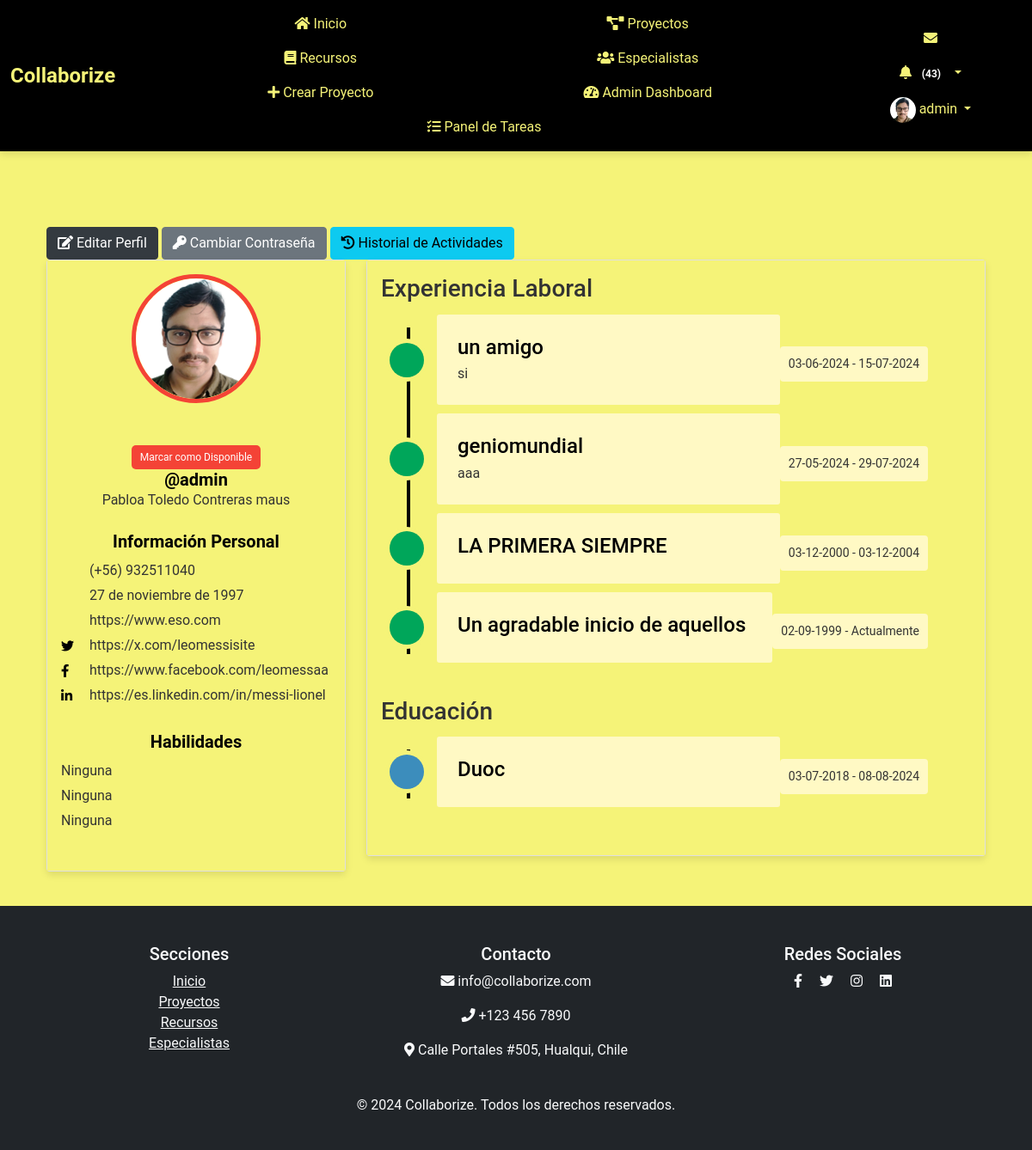
Page /perfil/2/ (signed in) on the earlier database version.
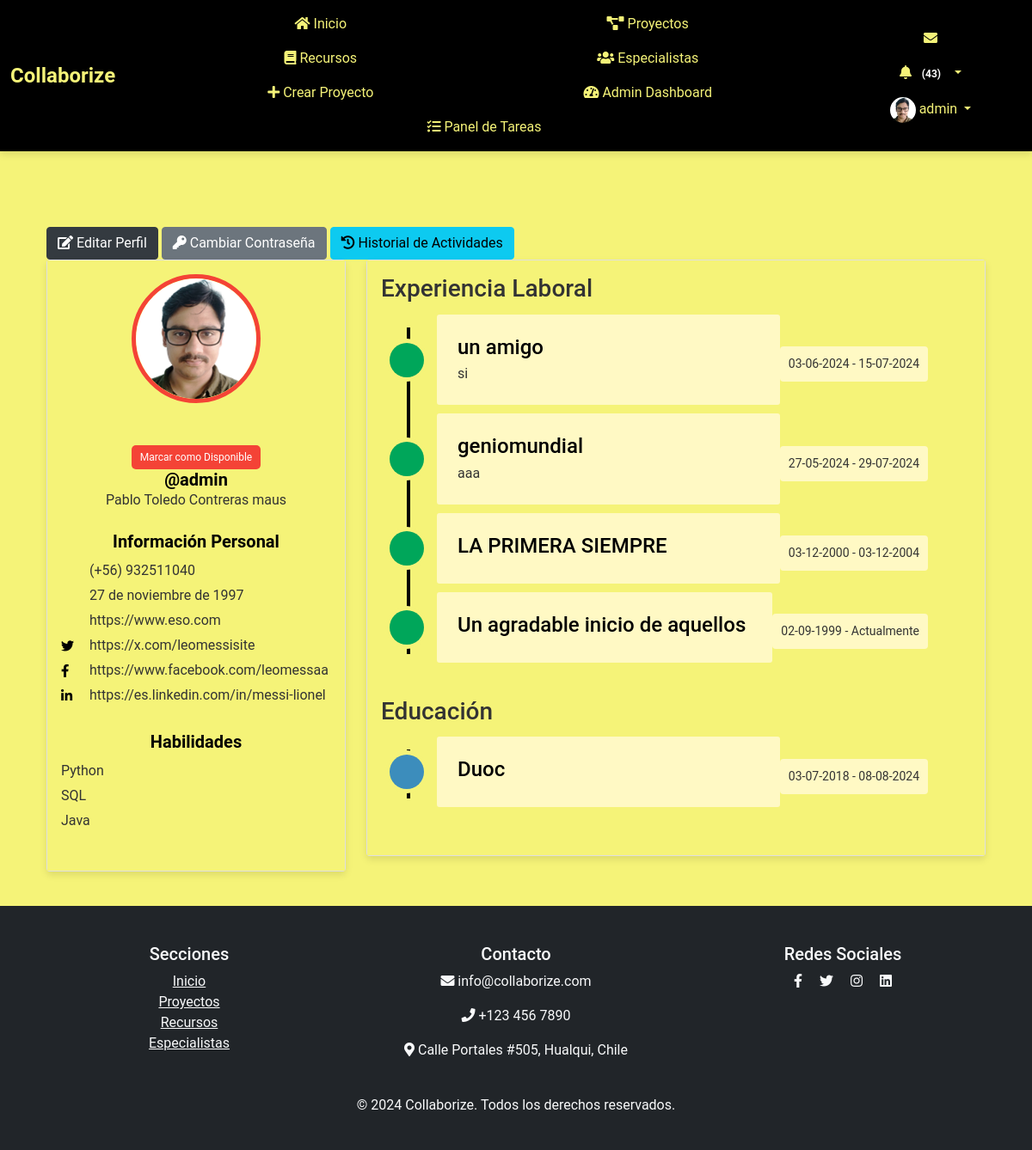
Same page on the later database version.
### myapp/models.py (models this page shows, shortened)
class Perfil(models.Model):
    user = models.OneToOneField(User, on_delete=models.CASCADE)
    nombre = models.CharField(max_length=30, blank=True, null=True)
    apellido = models.CharField(max_length=30, blank=True, null=True)
    telefono = models.CharField(max_length=15, blank=True, null=True)
    fecha_nacimiento = models.DateField(null=True, blank=True)
    avatar = models.ImageField(upload_to='avatars/', null=True, blank=True)
    website = models.URLField(max_length=200, blank=True, null=True)
    twitter = models.URLField(max_length=200, blank=True, null=True)
    facebook = models.URLField(max_length=200, blank=True, null=True)
    linkedin = models.URLField(max_length=200, blank=True, null=True)
    habilidad_1 = models.CharField(max_length=100, blank=True, null=True)
    habilidad_2 = models.CharField(max_length=100, blank=True, null=True)
    habilidad_3 = models.CharField(max_length=100, blank=True, null=True)
    experiencia = models.TextField(blank=True, null=True)
    especialidad = models.CharField(max_length=200, blank=True, null=True)
    ubicacion = models.CharField(max_length=200, blank=True, null=True)
    disponibilidad = models.BooleanField(blank=True, null=True)

class ExperienciaLaboral(models.Model):
    perfil = models.ForeignKey(Perfil, related_name='experiencias', on_delete=models.CASCADE)
    titulo = models.CharField(max_length=100, blank=True, null=True)
    descripcion = models.TextField(blank=True, null=True)
    fecha_inicio = models.DateField(default=timezone.now)
    fecha_fin = models.DateField(blank=True, null=True)

class Educacion(models.Model):
    perfil = models.ForeignKey(Perfil, related_name='educaciones', on_delete=models.CASCADE)
    titulo = models.CharField(max_length=100, blank=True, null=True)
    institucion = models.CharField(max_length=100, blank=True, null=True)
    fecha_inicio = models.DateField(default=timezone.now)
    fecha_fin = models.DateField(blank=True, null=True)

### myapp/views.py (the view)
# urls.py: path('perfil/<int:user_id>/', views.ver_perfil, name='ver_perfil'),
@login_required
def ver_perfil(request, user_id):
    usuario = get_object_or_404(User, id=user_id)
    perfil = usuario.perfil
    if request.method == 'POST':
        if 'toggle_disponibilidad' in request.POST:
            perfil.disponibilidad = not perfil.disponibilidad
            perfil.save()
        return redirect('ver_perfil', user_id=user_id)
    experiencias = ExperienciaLaboral.objects.filter(perfil=perfil).order_by('-fecha_inicio')
    educaciones = Educacion.objects.filter(perfil=perfil).order_by('-fecha_inicio')
    proyectos_creados = Proyecto.objects.filter(creador=usuario)
    proyectos_colaborados = Proyecto.objects.filter(colaboradores=usuario)
    context = {
        'usuario': usuario,
        'perfil': perfil,
        'experiencias': experiencias,
        'educaciones': educaciones,
        'proyectos_creados': proyectos_creados,
        'proyectos_colaborados': proyectos_colaborados,
    }
    return render(request, 'myapp/ver_perfil.html', context)

### myapp/templates/myapp/ver_perfil.html (shortened to what this page needs)
{% extends 'myapp/base.html' %}
{% load static %}
{% load custom_filters %}
{% block extra_css %}
<link rel="stylesheet" href="{% static 'css/ver_perfil.css' %}">
<link href="https://cdnjs.cloudflare.com/ajax/libs/font-awesome/5.11.2/css/all.min.css" rel="stylesheet">
<link href="https://cdn.jsdelivr.net/npm/@icon/entypo@1.0.3/entypo.css" rel="stylesheet">
{% endblock %}
{% block content %}
<div class="container bootstrap snippet mt-5">
    <div class="row">
        <div class="col-md-12">
            <div class="btn-group-custom">
                {% if request.user == usuario %}
                    <a href="{% url 'editar_perfil' %}" class="btn btn-primary btn-custom">
                        <i class="fa fa-edit"></i> Editar Perfil
                    </a>
                    <a href="{% url 'cambiar_password' %}" class="btn btn-secondary btn-custom">
                        <i class="fa fa-key"></i> Cambiar Contraseña
                    </a>
                {% endif %}
                <a href="{% url 'historial_actividades' usuario.id %}" class="btn btn-info btn-custom">
                    <i class="fa fa-history"></i> Historial de Actividades
                </a>
            </div>
        </div>
    </div>
    <div class="row">
        <div class="col-md-4">
            <div class="left-profile-card card">
                <div class="card-body">
                    <div class="user-profile {% if perfil.disponibilidad %}available{% else %}not-available{% endif %}">
                        {% if perfil.avatar %}
                            <img src="{{ perfil.avatar.url }}" alt="Avatar">
                        {% else %}
                            <img src="{% static 'images/default-avatar.png' %}" alt="Avatar">
                        {% endif %}
                    </div>
                    {% if request.user == usuario %}
                    <div class="availability-form">
                        <form method="post" action="">
                            <br>
                            <button type="submit" name="toggle_disponibilidad" class="btn-availability {% if perfil.disponibilidad %}available{% else %}not-available{% endif %}">
                                {% if perfil.disponibilidad %}
                                    Marcar como No Disponible
                                {% else %}
                                    Marcar como Disponible
                                {% endif %}
                            </button>
                        </form>
                    </div>
                    {% endif %}
                    <h3>@{{ usuario.username }}</h3>
                    <p>{{ perfil.nombre }} {{ perfil.apellido }}</p>
                    <div class="personal-info mt-4">
                        <h3>Información Personal</h3>
                        <ul class="personal-list">
                            <li>(+56) {{ perfil.telefono }}</li>
                            <li>{{ perfil.fecha_nacimiento }}</li>
                            <li>{{ perfil.website|default_if_none:"No disponible" }}</li>
                            <li><i class="fab fa-twitter"></i> {{ perfil.twitter|default_if_none:"No disponible" }}</li>
                            <li><i class="fab fa-facebook-f"></i> {{ perfil.facebook|default_if_none:"No disponible" }}</li>
                            <li><i class="fab fa-linkedin-in"></i> {{ perfil.linkedin|default_if_none:"No disponible" }}</li>
                        </ul>
                    </div>
                    <div class="personal-info mt-4">
                        <h3>Habilidades</h3>
                        <ul class="personal-list">
                            <li>{{ perfil.habilidad_1|default_if_none:"Ninguna" }}</li>
                            <li>{{ perfil.habilidad_2|default_if_none:"Ninguna" }}</li>
                            <li>{{ perfil.habilidad_3|default_if_none:"Ninguna" }}</li>
                        </ul>
                    </div>
                </div>
            </div>
        </div>
        <div class="col-md-8">
            <div class="right-profile-card card">
                <div class="card-body">
                    <h3>Experiencia Laboral</h3>
                    <div class="timeline-centered">
                        {% for experiencia in experiencias %}
                            <article class="timeline-entry">
                                <div class="timeline-entry-inner">
                                    <div class="timeline-icon bg-success">
                                    </div>
                                    <div class="timeline-label">
                                        <h2>{{ experiencia.titulo }}</h2>
                                        <p>{{ experiencia.descripcion }}</p>
                                    </div>
                                    <time class="timeline-time" datetime="{{ experiencia.fecha_inicio }}">{{ experiencia.fecha_inicio|date:"d-m-Y" }} -
                                        {% if experiencia.fecha_fin %}
                                            {{ experiencia.fecha_fin|date:"d-m-Y" }}
                                        {% else %}
                                            Actualmente
                                        {% endif %}
                                    </time>
                                </div>
                            </article>
                        {% endfor %}
                    </div>
                    <h3>Educación</h3>
                    <div class="timeline-centered">
                        {% for educacion in educaciones %}
                            <article class="timeline-entry">
                                <div class="timeline-entry-inner">
                                    <div class="timeline-icon bg-info">
                                    </div>
                                    <div class="timeline-label">
                                        <h2>{{ educacion.institucion }}</h2>
                                    </div>
                                    <time class="timeline-time" datetime="{{ educacion.fecha_inicio }}">{{ educacion.fecha_inicio|date:"d-m-Y" }} -
                                        {% if educacion.fecha_fin %}
                                            {{ educacion.fecha_fin|date:"d-m-Y" }}
                                        {% else %}
                                            Actualmente
                                        {% endif %}
                                    </time>
                                </div>
                            </article>
                        {% endfor %}
                    </div>
                </div>
            </div>
        </div>
    </div>
</div>
{% endblock %}

### myapp/templates/myapp/base.html (shortened to what this page needs)
<!DOCTYPE html>
<html lang="es">
<head>
    {% load static %}
    <link rel="stylesheet" href="https://cdn.jsdelivr.net/npm/bootstrap@5.1.3/dist/css/bootstrap.min.css">
    <link rel="stylesheet" href="https://cdnjs.cloudflare.com/ajax/libs/font-awesome/5.15.4/css/all.min.css">
    <link rel="stylesheet" href="https://cdn.jsdelivr.net/npm/@icon/entypo@1.0.3/entypo.css">
    <link rel="stylesheet" href="https://cdnjs.cloudflare.com/ajax/libs/bootstrap-datepicker/1.9.0/css/bootstrap-datepicker.min.css">
    <link rel="stylesheet" href="{% static 'css/style.css' %}">
    <link rel="stylesheet" href="{% static 'css/ver_perfil.css' %}">
    <link rel="stylesheet" href="{% static 'css/register.css' %}">
    {% block extra_css %}{% endblock %}
</head>
<body>
    {% if user.is_authenticated %}
    <header>
        <nav class="navbar navbar-expand-lg fixed-top custom-navbar">
            <div class="container-fluid d-flex justify-content-between align-items-center">
                <a class="navbar-brand" href="{% url 'index' %}">
                    <span style="font-weight: bold; color: #f5f378; font-size: 1.5rem;">Collaborize</span>
                </a>
                <div class="collapse navbar-collapse justify-content-between" id="navbarNav">
                    <ul class="navbar-nav mx-auto">
                        <li class="nav-item"><a class="nav-link" href="{% url 'index' %}"><i class="fas fa-home"></i> Inicio</a></li>
                        <li class="nav-item"><a class="nav-link" href="{% url 'proyecto_lista' %}"><i class="fas fa-project-diagram"></i> Proyectos</a></li>
                        <li class="nav-item"><a class="nav-link" href="{% url 'listar_recursos' %}"><i class="fas fa-book"></i> Recursos</a></li>
                        <li class="nav-item"><a class="nav-link" href="{% url 'listar_especialistas' %}"><i class="fas fa-users"></i> Especialistas</a></li>
                        {% if user.is_staff %}
                        <li class="nav-item"><a class="nav-link" href="{% url 'crear_proyecto' %}"><i class="fas fa-plus"></i> Crear Proyecto</a></li>
                        <li class="nav-item"><a class="nav-link" href="{% url 'admin_dashboard' %}"><i class="fas fa-tachometer-alt"></i> Admin Dashboard</a></li>
                        <li class="nav-item"><a class="nav-link" href="{% url 'admin_panel_tareas' %}"><i class="fas fa-tasks"></i> Panel de Tareas</a></li>
                        {% endif %}
                    </ul>
                    <ul class="navbar-nav ms-auto">
                        <li class="nav-item">
                            <a class="nav-link" href="{% url 'listar_mensajes' %}"><i class="fas fa-envelope"></i>
                            </a>
                        </li>
                        <li class="nav-item dropdown">
                            <a class="nav-link dropdown-toggle" href="#" id="notificacionesDropdown" role="button" data-bs-toggle="dropdown" aria-haspopup="true" aria-expanded="false">
                                <i class="fas fa-bell"></i>
                                <span id="notificaciones-count" class="badge badge-danger"></span>
                            </a>
                        </li>
                        <li class="nav-item dropdown">
                            <a class="nav-link dropdown-toggle" href="#" id="perfilDropdown" role="button" data-bs-toggle="dropdown" aria-haspopup="true" aria-expanded="false">
                                <img src="{% if user.perfil.avatar %}{{ user.perfil.avatar.url }}{% else %}{% static 'images/default_avatar.png' %}{% endif %}" alt="Foto de perfil" class="rounded-circle" width="30" height="30">
                                {{ user.username }}
                            </a>
                        </li>
                    </ul>
                </div>
            </div>
        </nav>
    </header>
    {% endif %}
    <main class="container">
        {% block content %}{% endblock %}
    </main>
    {% block footer %}
    <footer class="bg-dark text-light py-4">
        <div class="container">
            <div class="row">
                <div class="col-md-4">
                    <h5>Secciones</h5>
                    <ul class="list-unstyled">
                        <li><a href="{% url 'index' %}" class="text-light">Inicio</a></li>
                        <li><a href="{% url 'proyecto_lista' %}" class="text-light">Proyectos</a></li>
                        <li><a href="{% url 'listar_recursos' %}" class="text-light">Recursos</a></li>
                        <li><a href="{% url 'listar_especialistas' %}" class="text-light">Especialistas</a></li>
                    </ul>
                </div>
                <div class="col-md-4">
                    <h5>Contacto</h5>
                    <p><i class="fas fa-envelope"></i> info@collaborize.com</p>
                    <p><i class="fas fa-phone"></i> +123 456 7890</p>
                    <p><i class="fas fa-map-marker-alt"></i> Calle Portales #505, Hualqui, Chile</p>
                </div>
                <div class="col-md-4">
                    <h5>Redes Sociales</h5>
                    <a href="#" class="text-light me-3"><i class="fab fa-facebook-f"></i></a>
                    <a href="#" class="text-light me-3"><i class="fab fa-twitter"></i></a>
                    <a href="#" class="text-light me-3"><i class="fab fa-instagram"></i></a>
                    <a href="#" class="text-light"><i class="fab fa-linkedin"></i></a>
                </div>
            </div>
            <div class="text-center mt-4">
                <p>&copy; 2024 Collaborize. Todos los derechos reservados.</p>
            </div>
        </div>
    </footer>
    {% endblock %}
</body>
</html>

Differences in the rows shown:
changed Perfil "Toledo Contreras maus": nombre "Pabloa" → "Pablo"; habilidad_1 "Ninguna" → "Python"; habilidad_2 "Ninguna" → "SQL"; habilidad_3 "Ninguna" → "Java"
